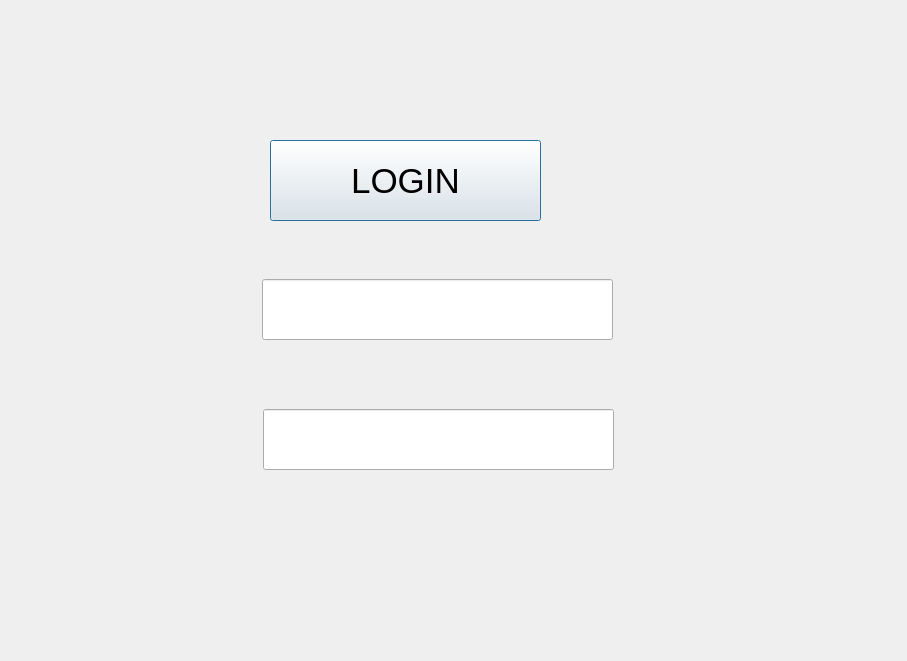
<?xml version="1.0" encoding="UTF-8"?>
<ui version="4.0">
 <class>Dialoglog</class>
 <widget class="QDialog" name="Dialoglog">
  <property name="geometry">
   <rect>
    <x>0</x>
    <y>0</y>
    <width>907</width>
    <height>661</height>
   </rect>
  </property>
  <property name="windowTitle">
   <string>Dialog</string>
  </property>
  <widget class="QLineEdit" name="lineEdit_2">
   <property name="geometry">
    <rect>
     <x>263</x>
     <y>409</y>
     <width>351</width>
     <height>61</height>
    </rect>
   </property>
   <property name="styleSheet">
    <string notr="true">background-image: url(:/res/img/Capture.PNG);</string>
   </property>
   <property name="inputMask">
    <string/>
   </property>
   <property name="text">
    <string notr="true"/>
   </property>
   <property name="echoMode">
    <enum>QLineEdit::Password</enum>
   </property>
  </widget>
  <widget class="QLineEdit" name="lineEdit">
   <property name="geometry">
    <rect>
     <x>262</x>
     <y>279</y>
     <width>351</width>
     <height>61</height>
    </rect>
   </property>
   <property name="styleSheet">
    <string notr="true">background-image: url(:/res/img/Capture.PNG);</string>
   </property>
   <property name="echoMode">
    <enum>QLineEdit::Normal</enum>
   </property>
  </widget>
  <widget class="QPushButton" name="pushButton">
   <property name="geometry">
    <rect>
     <x>270</x>
     <y>140</y>
     <width>271</width>
     <height>81</height>
    </rect>
   </property>
   <property name="font">
    <font>
     <pointsize>26</pointsize>
    </font>
   </property>
   <property name="text">
    <string>LOGIN</string>
   </property>
  </widget>
 </widget>
 <resources/>
 <connections/>
</ui>
